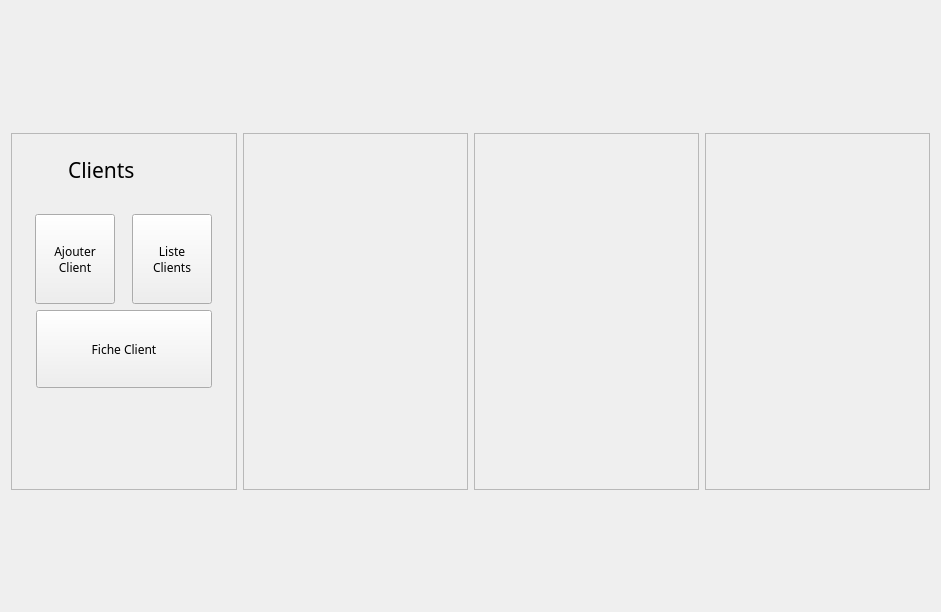
<?xml version="1.0" encoding="UTF-8"?>
<ui version="4.0">
 <class>Form</class>
 <widget class="QWidget" name="Form">
  <property name="geometry">
   <rect>
    <x>0</x>
    <y>0</y>
    <width>941</width>
    <height>612</height>
   </rect>
  </property>
  <property name="windowTitle">
   <string>Form</string>
  </property>
  <layout class="QVBoxLayout" name="verticalLayout_2">
   <property name="bottomMargin">
    <number>0</number>
   </property>
   <item>
    <layout class="QHBoxLayout" name="CardsLayout">
     <item>
      <widget class="QFrame" name="CardClients">
       <property name="maximumSize">
        <size>
         <width>226</width>
         <height>357</height>
        </size>
       </property>
       <property name="font">
        <font>
         <family>Inter 18pt SemiBold</family>
        </font>
       </property>
       <property name="toolTipDuration">
        <number>-1</number>
       </property>
       <property name="frameShape">
        <enum>QFrame::StyledPanel</enum>
       </property>
       <property name="frameShadow">
        <enum>QFrame::Raised</enum>
       </property>
       <layout class="QVBoxLayout" name="verticalLayout">
        <property name="leftMargin">
         <number>12</number>
        </property>
        <property name="topMargin">
         <number>24</number>
        </property>
        <property name="rightMargin">
         <number>12</number>
        </property>
        <property name="bottomMargin">
         <number>12</number>
        </property>
        <item>
         <layout class="QHBoxLayout" name="horizontalLayout">
          <item>
           <spacer name="horizontalSpacer_4">
            <property name="orientation">
             <enum>Qt::Horizontal</enum>
            </property>
            <property name="sizeType">
             <enum>QSizePolicy::Fixed</enum>
            </property>
            <property name="sizeHint" stdset="0">
             <size>
              <width>10</width>
              <height>20</height>
             </size>
            </property>
           </spacer>
          </item>
          <item>
           <widget class="QLabel" name="IconClients">
            <property name="maximumSize">
             <size>
              <width>28</width>
              <height>22</height>
             </size>
            </property>
            <property name="styleSheet">
             <string notr="true">#IconClients {
	
	image: url(:/icons/resources/icons/clients.svg);
	border: none;
}</string>
            </property>
            <property name="text">
             <string/>
            </property>
           </widget>
          </item>
          <item>
           <widget class="QLabel" name="label_2">
            <property name="maximumSize">
             <size>
              <width>16777215</width>
              <height>24</height>
             </size>
            </property>
            <property name="font">
             <font>
              <family>Inter 18pt SemiBold</family>
              <pointsize>16</pointsize>
             </font>
            </property>
            <property name="styleSheet">
             <string notr="true">QLabel {border: none;}</string>
            </property>
            <property name="text">
             <string>Clients</string>
            </property>
           </widget>
          </item>
         </layout>
        </item>
        <item>
         <layout class="QHBoxLayout" name="horizontalLayout_3">
          <property name="spacing">
           <number>0</number>
          </property>
          <property name="leftMargin">
           <number>0</number>
          </property>
          <property name="rightMargin">
           <number>0</number>
          </property>
          <property name="bottomMargin">
           <number>0</number>
          </property>
          <item>
           <spacer name="horizontalSpacer_2">
            <property name="orientation">
             <enum>Qt::Horizontal</enum>
            </property>
            <property name="sizeType">
             <enum>QSizePolicy::Fixed</enum>
            </property>
            <property name="sizeHint" stdset="0">
             <size>
              <width>10</width>
              <height>20</height>
             </size>
            </property>
           </spacer>
          </item>
          <item>
           <widget class="QLabel" name="SeparatorLine">
            <property name="maximumSize">
             <size>
              <width>16777215</width>
              <height>1</height>
             </size>
            </property>
            <property name="text">
             <string/>
            </property>
           </widget>
          </item>
          <item>
           <spacer name="horizontalSpacer_3">
            <property name="orientation">
             <enum>Qt::Horizontal</enum>
            </property>
            <property name="sizeType">
             <enum>QSizePolicy::Fixed</enum>
            </property>
            <property name="sizeHint" stdset="0">
             <size>
              <width>10</width>
              <height>20</height>
             </size>
            </property>
           </spacer>
          </item>
         </layout>
        </item>
        <item>
         <layout class="QHBoxLayout" name="horizontalLayout_2">
          <property name="sizeConstraint">
           <enum>QLayout::SetDefaultConstraint</enum>
          </property>
          <item>
           <widget class="QToolButton" name="toolButton">
            <property name="sizePolicy">
             <sizepolicy hsizetype="Expanding" vsizetype="Expanding">
              <horstretch>0</horstretch>
              <verstretch>0</verstretch>
             </sizepolicy>
            </property>
            <property name="maximumSize">
             <size>
              <width>80</width>
              <height>90</height>
             </size>
            </property>
            <property name="text">
             <string>Ajouter
Client</string>
            </property>
            <property name="icon">
             <iconset resource="../../../resources.qrc">
              <normaloff>:/icons/resources/icons/ajouter_client.svg</normaloff>:/icons/resources/icons/ajouter_client.svg</iconset>
            </property>
            <property name="iconSize">
             <size>
              <width>25</width>
              <height>25</height>
             </size>
            </property>
            <property name="toolButtonStyle">
             <enum>Qt::ToolButtonTextUnderIcon</enum>
            </property>
           </widget>
          </item>
          <item>
           <widget class="QToolButton" name="toolButton_2">
            <property name="sizePolicy">
             <sizepolicy hsizetype="Expanding" vsizetype="Expanding">
              <horstretch>0</horstretch>
              <verstretch>0</verstretch>
             </sizepolicy>
            </property>
            <property name="maximumSize">
             <size>
              <width>80</width>
              <height>90</height>
             </size>
            </property>
            <property name="font">
             <font>
              <family>Inter 18pt SemiBold</family>
             </font>
            </property>
            <property name="mouseTracking">
             <bool>false</bool>
            </property>
            <property name="toolTipDuration">
             <number>-1</number>
            </property>
            <property name="layoutDirection">
             <enum>Qt::LeftToRight</enum>
            </property>
            <property name="styleSheet">
             <string notr="true"/>
            </property>
            <property name="text">
             <string>Liste
Clients</string>
            </property>
            <property name="icon">
             <iconset resource="../../../resources.qrc">
              <normaloff>:/icons/resources/icons/list.svg</normaloff>:/icons/resources/icons/list.svg</iconset>
            </property>
            <property name="iconSize">
             <size>
              <width>25</width>
              <height>25</height>
             </size>
            </property>
            <property name="autoRepeat">
             <bool>false</bool>
            </property>
            <property name="autoExclusive">
             <bool>false</bool>
            </property>
            <property name="autoRepeatInterval">
             <number>100</number>
            </property>
            <property name="popupMode">
             <enum>QToolButton::DelayedPopup</enum>
            </property>
            <property name="toolButtonStyle">
             <enum>Qt::ToolButtonTextUnderIcon</enum>
            </property>
            <property name="autoRaise">
             <bool>false</bool>
            </property>
            <property name="arrowType">
             <enum>Qt::NoArrow</enum>
            </property>
           </widget>
          </item>
         </layout>
        </item>
        <item>
         <layout class="QHBoxLayout" name="horizontalLayout_4">
          <property name="bottomMargin">
           <number>0</number>
          </property>
          <item>
           <widget class="QToolButton" name="toolButton_3">
            <property name="sizePolicy">
             <sizepolicy hsizetype="Expanding" vsizetype="Expanding">
              <horstretch>0</horstretch>
              <verstretch>0</verstretch>
             </sizepolicy>
            </property>
            <property name="minimumSize">
             <size>
              <width>0</width>
              <height>0</height>
             </size>
            </property>
            <property name="maximumSize">
             <size>
              <width>176</width>
              <height>78</height>
             </size>
            </property>
            <property name="text">
             <string>Fiche Client</string>
            </property>
            <property name="icon">
             <iconset resource="../../../resources.qrc">
              <normaloff>:/icons/resources/icons/fiche_client.svg</normaloff>:/icons/resources/icons/fiche_client.svg</iconset>
            </property>
            <property name="iconSize">
             <size>
              <width>30</width>
              <height>30</height>
             </size>
            </property>
            <property name="toolButtonStyle">
             <enum>Qt::ToolButtonTextUnderIcon</enum>
            </property>
           </widget>
          </item>
         </layout>
        </item>
        <item>
         <spacer name="verticalSpacer">
          <property name="orientation">
           <enum>Qt::Vertical</enum>
          </property>
          <property name="sizeHint" stdset="0">
           <size>
            <width>20</width>
            <height>40</height>
           </size>
          </property>
         </spacer>
        </item>
       </layout>
      </widget>
     </item>
     <item>
      <widget class="QFrame" name="CardDocuments">
       <property name="maximumSize">
        <size>
         <width>226</width>
         <height>357</height>
        </size>
       </property>
       <property name="mouseTracking">
        <bool>false</bool>
       </property>
       <property name="layoutDirection">
        <enum>Qt::LeftToRight</enum>
       </property>
       <property name="frameShape">
        <enum>QFrame::StyledPanel</enum>
       </property>
       <property name="frameShadow">
        <enum>QFrame::Raised</enum>
       </property>
      </widget>
     </item>
     <item>
      <widget class="QFrame" name="CardArticles">
       <property name="maximumSize">
        <size>
         <width>226</width>
         <height>357</height>
        </size>
       </property>
       <property name="frameShape">
        <enum>QFrame::StyledPanel</enum>
       </property>
       <property name="frameShadow">
        <enum>QFrame::Raised</enum>
       </property>
      </widget>
     </item>
     <item>
      <widget class="QFrame" name="CardPaiements">
       <property name="maximumSize">
        <size>
         <width>226</width>
         <height>357</height>
        </size>
       </property>
       <property name="frameShape">
        <enum>QFrame::StyledPanel</enum>
       </property>
       <property name="frameShadow">
        <enum>QFrame::Raised</enum>
       </property>
      </widget>
     </item>
    </layout>
   </item>
  </layout>
 </widget>
 <resources>
  <include location="../../../resources.qrc"/>
 </resources>
 <connections/>
</ui>
